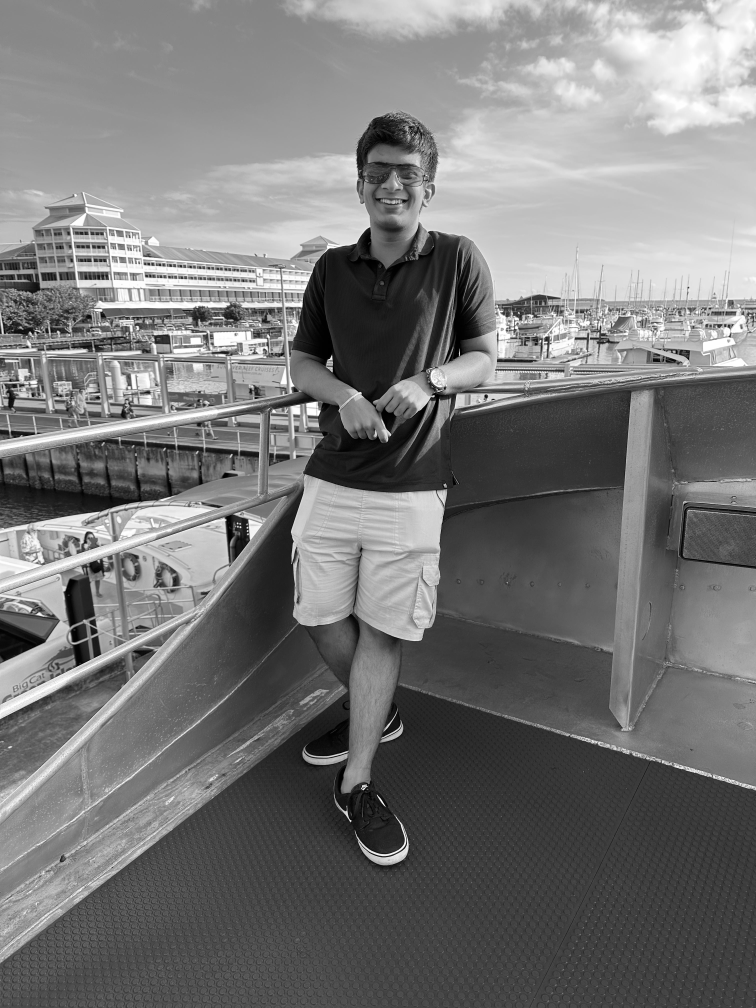
#> input picture IMG_2458_grey.jpg, 3024 x 4032 px (shown at 1/4 size)
$ jupyter execute exp5.ipynb
#> lines starting #> are read from the running program, lines starting #| are printed output that depends on the picture
[cell 1]
# %%
#Name: Anirbaan Ghatak
#Roll no: C026
#Aim:To Write a program to apply various (Hadamard and Walsh)  transforms on an image and compare the results.


import numpy as np
import cv2

[cell 2]
img=cv2.resize(cv2.imread('IMG_2458_grey.jpg', cv2.IMREAD_GRAYSCALE),(256,256))
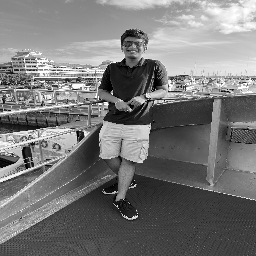
#> img: shape (256, 256); min 0, max 255, mean 119.1

[cell 3]
def showImage(img):
    cv2.imshow("img", mat=img)
    cv2.waitKey(0)
    cv2.destroyAllWindows()

[cell 4]
h2=np.array([[1,1],[1,-1]])
h=h2.copy()
for i in range(7):
    h=np.kron(h,h2)
hT=np.transpose(h)
showImage(h.astype(np.uint8))
#> in showImage, `cv2.imshow("img", mat=img)`:
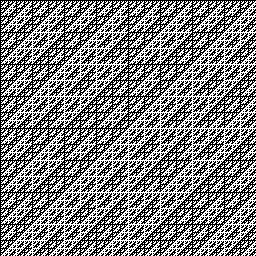
#> window 'img': shape (256, 256); values 1 (black) and 255 (white), 49.8% white in thin lines or dots

[cell 5]
hadamard=np.dot(np.dot(h,img),hT)
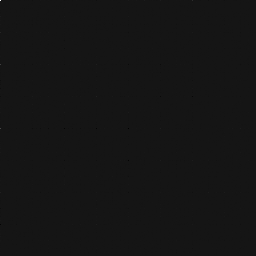
#> hadamard: shape (256, 256) int64; min -708982, max 7805502, mean 135; drawn with min black and max white
#> h: shape (256, 256) int64; values -1 (black) and 1 (white), 50.2% white; black in thin lines or dots

showImage(hadamard.astype(np.uint8))
#> in showImage (call 2), `cv2.imshow("img", mat=img)`:
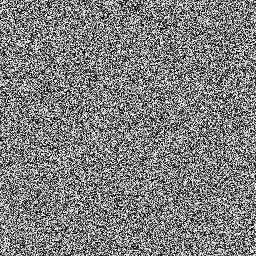
#> window 'img': shape (256, 256); min 0, max 254, mean 126.7

inverse=np.dot(np.dot(h,hadamard),hT)/(256**2)
inverse

showImage(inverse.astype(np.uint8))

[cell 6]
rc=dict()
for i in range(len(h)):
    change=0
    x=1
    for j in h[i]:
        if x!=j:
            x=j
            change+=1
    rc[i]=change
#> after the loop, rc = 256 items

[cell 7]
sort = sorted(rc.items(), key=lambda kv:
              kv[1])
#> sort = 256 pairs, first value 0 to 255, second value 0 to 255
walsh = h.copy()
for i in range(len(walsh)):
    index = sort[i][0]
    walsh[i] = h[index]
#> this loop made 256 passes
#> index on passes 1 to 3: 0, 128, 192
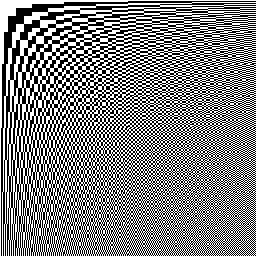
#> walsh: shape (256, 256) int64; values -1 (black) and 1 (white), 50.2% white; black in thin lines or dots
showImage(walsh.astype(np.uint8))


walshT = np.dot(np.dot(walsh, img), np.transpose(walsh))


showImage(walshT.astype(np.uint8))
#> in showImage (call 5), `cv2.imshow("img", mat=img)`:
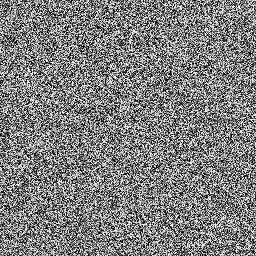
#> window 'img': shape (256, 256); min 0, max 254, mean 126.7


inverseWalsh = np.dot(np.dot(walsh, walshT), np.transpose(walsh))//(256**2)


showImage(inverseWalsh.astype(np.uint8))

[cell 8]


# %%

# %%


# %%


# %%
def transformation(image,transform):

    inverse=np.dot(np.dot(transform,image),np.transpose(transform))//(256**2)
    showImage(inverse.astype(np.uint8))
    compare=cv2.subtract(grayImg.astype(np.uint8),inverse.astype(np.uint8))
    showImage(compare)
    return compare

# %%
def zeroQuad(a,b,c,d,image):
    for i in range(a,b):
        for j in range(c,d):
            image[i][j]=0

    return image

# %%
quad4=zeroQuad(128,256,128,256,hadamard.copy())
quad4W=zeroQuad(128,256,128,256,walshT.copy())
quad3H=zeroQuad(128,256,0,256,hadamard.copy())
quad3W=zeroQuad(128,256,0,256,walshT.copy())
quad2H=zeroQuad(128,256,0,256,hadamard.copy())
quad2H=zeroQuad(0,128,128,256,quad2H.copy())
quad2W=zeroQuad(128,256,0,256,walshT.copy())
quad2W=zeroQuad(0,128,128,256,quad2W.copy())

# %%
s4h=transformation(quad4,h)
#> in transformation, `inverse=np.dot(np.dot(transform,image),np.transpose(transform))//(256*..`:
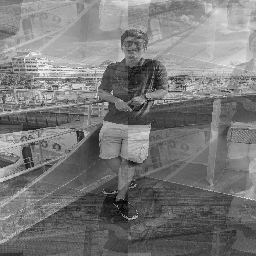
#> inverse: shape (256, 256) int64; min -38, max 291, mean 118.7; drawn with min black and max white
#> in showImage (call 7), `cv2.imshow("img", mat=img)`:
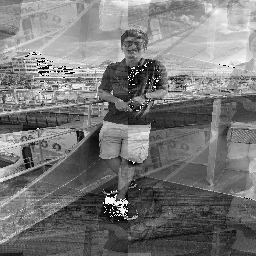
#> window 'img': shape (256, 256); min 0, max 255, mean 119.3
s4w=transformation(quad4W,walsh)
s3w=transformation(quad3H,h)
s3h=transformation(quad3W,walsh)
s2h=transformation(quad2H,h)
s2w=transformation(quad2W,walsh)

# %%
def calculate(image):
    sum=0
    for i in range(256):
        for j in range(256):
            sum+=image[i][j]**2

    return sum**0.5

# %%
print(calculate(s4h))
print(calculate(s4w))
print(calculate(s3h))
print(calculate(s3w))
print(calculate(s2h))
print(calculate(s2w))
